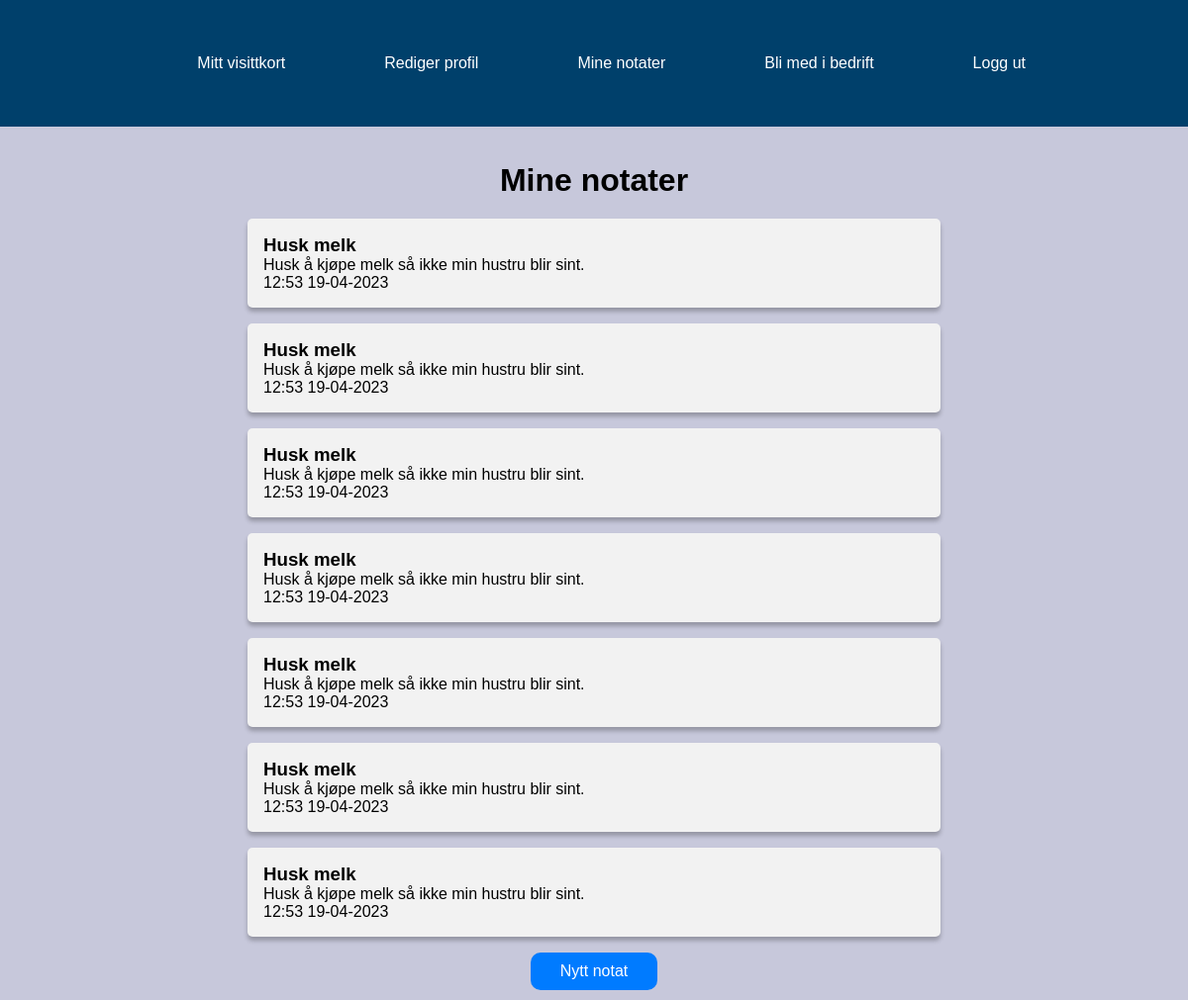
Page /pages/notes.php (signed in) on the committed database.
### tables this page shows
CREATE TABLE `note` (
    `note_id`       int(11)       NOT NULL,
    `user_id`       int(11)       NOT NULL,
    `note_subject`  varchar(64)   NOT NULL,
    `note_body`     varchar(255)  NOT NULL,
    `note_date`     datetime      NOT NULL
);

### assets/include/db.inc.php (called while the page is built, shortened)
<?php
    $dsn = "mysql:dbname=" . DB_NAME . ";host=" . DB_HOST;
    try {
        $pdo = new PDO($dsn, DB_USER, DB_PASS);
    } catch (PDOException $e) {
    }
    function get_all_notes($user_id) {
        global $pdo;
        $sql = "SELECT note_id, note_subject, note_body, note_date FROM note WHERE user_id = ?";
        $query = $pdo->prepare($sql);
        $query->bindParam(1, $user_id, PDO::PARAM_INT);
        try {
            $query->execute();
            $notes = $query->fetchAll(PDO::FETCH_ASSOC);
            return $notes;
        } catch (PDOException $e) {
            echo $e->getMessage();
            return false;
        }
    }
?>

### assets/include/util.inc.php (called while the page is built, shortened)
<?php
    function digicrypt($data, $boolean) {
        $key = "qkwjdiw239&&jdafweihbrhnan&^%3ggdnawhd4njshjwuuO";
        $encryption_key = base64_decode($key);
        if($boolean) {
            $iv = openssl_random_pseudo_bytes(openssl_cipher_iv_length("aes-256-cbc"));
            $encrypted = openssl_encrypt($data, "aes-256-cbc", $encryption_key, 0, $iv);
            return base64_encode($encrypted . "::" . $iv);
        } else {
            list($encrypted_data, $iv) = array_pad(explode("::", base64_decode($data), 2), 2, null);
            return openssl_decrypt($encrypted_data, "aes-256-cbc", $encryption_key, 0, $iv);
        }
    }
?>

### pages/notes.php (the view, shortened to what this page needs)
<?php
    require_once("../assets/include/header.inc.php");
    require_once("../assets/include/db.inc.php");
    require_once("../assets/include/util.inc.php");
    $user_id = $_SESSION["user"]["user_id"];
    $notes = get_all_notes($user_id);
?>
<!DOCTYPE html>
<html lang="no">
<head>
    <link rel="stylesheet" href="../assets/styles/styles.css">
</head>
<body>
    <?php banner(); ?>
    <main>
        <br>
        <br>
        <h1 class="h1_my_notes">Mine notater</h1>
        <?php if($notes):?>
            <section>
                <?php foreach($notes as $note): ?>
                    <div class="notat-boks-wrapper">
                        <div class="notat-boks">
                            <a href="note.php?note_id=<?=$note["note_id"]?>" style="color:black">
                                <h3><?=digicrypt($note["note_subject"], false)?></h3>
                                <p><?=digicrypt($note["note_body"], false)?></p>
                                <p><?=date("H:i d-m-Y", strtotime($note["note_date"]))?></p>
                            </a>
                        </div>
                    </div>
                <?php endforeach; ?>
            </section>
        <?php else: ?>
            <p class="no_notes">Du har ingen notater lagret.</p>
        <?php endif; ?>
        <div class="button-mine-notater">
            <form action="note_create.php" method="post">
                <button type="submit" name="create_note" >Nytt notat</button>
            </form>
        </div>
    </main>
</body>
</html>

### assets/include/header.inc.php (shortened to what this page needs)
<?php function banner($user_id = false) { ?>
    <header>
        <nav class="navbar">
            <ul class="nav-menu">
                <?php
                    if(isset($_SESSION["user"]["logged_in"]) && $_SESSION['user']['logged_in'] == true): ?>
                        <li class="nav-item"><a href="index.php?user_id=<?=$_SESSION['user']['user_id']?>" class="nav-link">Mitt visittkort</a></li>
                        <li class="nav-item"><a href="profile_update.php" class="nav-link">Rediger profil</a></li>
                        <li class="nav-item"><a href="notes.php" class="nav-link">Mine notater</a></li>
                        <?php
                        if(isset($company_id)): ?>
                            <li class="nav-item"><a href="company.php?company_id=<?=$company_id?>" class="nav-link">Bedrift</a></li>
                        <?php else: ?>
                            <li class="nav-item"><a href="company_join.php" class="nav-link">Bli med i bedrift</a></li>
                        <?php endif; ?>
                        <li class="nav-item"><a href="utility/logout.php" class="nav-link">Logg ut</a></li>
                <?php endif; ?>
            </ul>
        </nav>
    </header>
<?php } ?>

### assets/styles/styles.css (style rules this page uses)
* { box-sizing: border-box; margin: 0; padding: 0; }
body { background-color: #C7C8DB; height: 100%; margin: 0; padding: 0; font-family: "Montserrat", sans-serif; }
li .nav-item, a, button { font-weight: 500; font-size: 16px; color: white; text-decoration: none; }
header { display: flex; justify-content: flex-end; align-items: center; padding: 30px 10%; height: 8rem; background-color: #00406b; }
.navbar { min-height: 70px; display: flex; justify-content: space-between; align-items: center; padding: 0 24px; }
.nav-menu { display: flex; justify-content: space-between; align-items: center; gap: 60px; list-style: none; z-index: 1; }
.nav-menu li { display: inline-block; padding: 0px 20px; }
.nav-menu li a { transition: all 0.3s ease 0s; }
* { box-sizing: border-box; }
.notat-boks-wrapper, .Ansatt-wrapper { display: flex; justify-content: center; width: 100%; margin-bottom: 1rem; }
.notat-boks, .Ansatte { padding: 1rem; background-color: #f2f2f2; border-radius: 5px; box-shadow: 0px 4px 4px rgba(0, 0, 0, 0.25); width: 100%; max-width: 700px; }
.button-mine-notater button[type="submit"] { background-color: #007bff; color: #fff; border: none; border-radius: 10px; padding: 10px 30px; font-size: 16px; cursor: pointer; justify-content: center; align-items: center; display: block; margin: 10px auto; }
.h1_my_notes { display: flex; justify-content: center; margin-bottom: 20px; }

### rows in the picture
note: note_subject "Husk melk", note_body "Husk å kjøpe melk så ikke min hustru blir sint.", note_date "12:53 19-04-2023"
note: note_subject "Husk melk", note_body "Husk å kjøpe melk så ikke min hustru blir sint.", note_date "12:53 19-04-2023"
note: note_subject "Husk melk", note_body "Husk å kjøpe melk så ikke min hustru blir sint.", note_date "12:53 19-04-2023"
note: note_subject "Husk melk", note_body "Husk å kjøpe melk så ikke min hustru blir sint.", note_date "12:53 19-04-2023"
note: note_subject "Husk melk", note_body "Husk å kjøpe melk så ikke min hustru blir sint.", note_date "12:53 19-04-2023"
note: note_subject "Husk melk", note_body "Husk å kjøpe melk så ikke min hustru blir sint.", note_date "12:53 19-04-2023"
note: note_subject "Husk melk", note_body "Husk å kjøpe melk så ikke min hustru blir sint.", note_date "12:53 19-04-2023"
